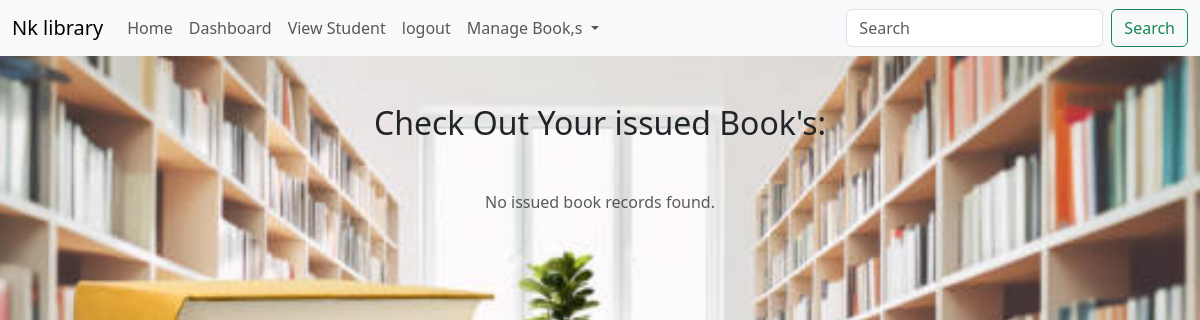
Before: /issued with the older database file.
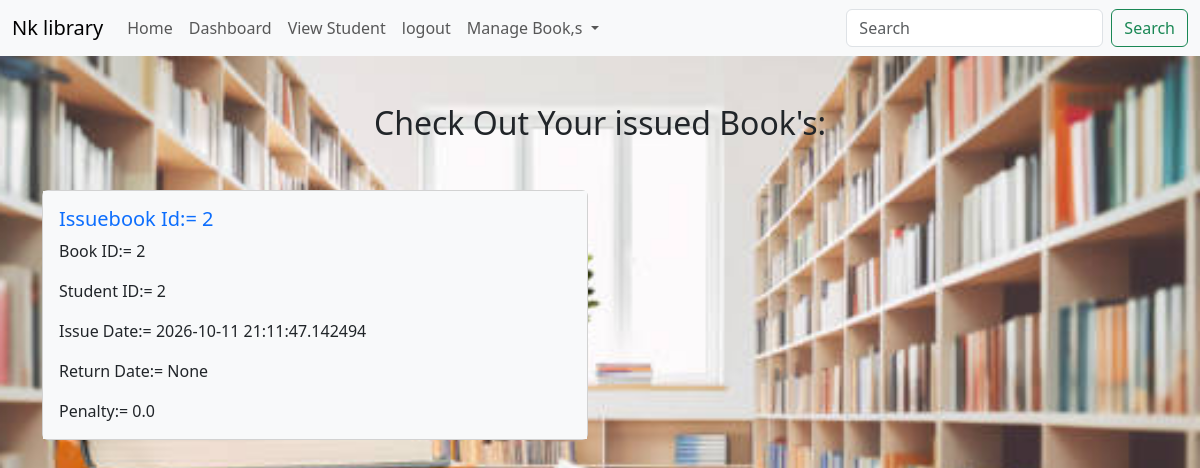
After: the same page with the newer database file.
### library.py (models this page shows, shortened)
class IssueBook(db.Model):
   __tablename__="IssueBooks"
   id=db.Column(db.Integer, primary_key=True)
   student_id=db.Column(db.Integer, ForeignKey('student.id'), nullable=False)
   book_id=db.Column(db.Integer, ForeignKey('book.id'), nullable=False)
   issue_date=db.Column(db.DateTime, default=datetime.utcnow, nullable=False)
   return_date=db.Column(db.DateTime, nullable=True)
   penalty=db.Column(db.Float, default=0.0)

### library.py (the view)
@library.route("/issued",methods=["GET","POST"])
def issued():
   q = request.args.get("q", "").strip()
   if q:
      issue_filter = or_(
         Book.Title.ilike(f"%{q}%"),
         Book.Author.ilike(f"%{q}%"),
         Student.name.ilike(f"%{q}%"),
         Student.email.ilike(f"%{q}%")
      )
      if q.isdigit():
         val = int(q)
         issue_filter = or_(issue_filter, IssueBook.id == val, IssueBook.book_id == val, IssueBook.student_id == val, Student.Roll_no == val)
      issuebooks = IssueBook.query.join(Book).join(Student).filter(issue_filter).all()
   else:
      issuebooks = IssueBook.query.all()
   return render_template('issued.html', issuebooks=issuebooks, q=q)

### library.py (called while the page is built)
@library.before_request
def handle_global_search():
   if request.method == "GET":
      q = request.args.get("q", "").strip()
      if q and request.endpoint not in ["view_book", "view_student", "issued", "Issue_book", "search", "static"]:
         return redirect(url_for("search", q=q))

### templates/issued.html
{% extends "base.html" %}
{% block content %}
<div class="container ">
    <h2 class="text-center my-5">
        Check Out Your issued Book's:
    </h2>
   <div class="row">
    {% for issuebook in issuebooks %}
  <div class="col-sm-6 mb-3 mb-sm-0">
    <div class="card">
      <div class="card-body bg-light">
        <h5 class="card-title text-primary">Issuebook Id:= {{issuebook.id}}</h5>
        <p class="card-text">Book ID:= {{issuebook.book_id}}</p>
        <p class="card-text">Student ID:= {{issuebook.student_id}}</p>
        <p class="card-text">Issue Date:= {{issuebook.issue_date}}</p>
        <p class="card-text">Return Date:= {{issuebook.return_date}}</p>
        <p class="card-text">Penalty:= {{issuebook.penalty}}</p>
      </div>
    </div>
  </div>
{% else %}
  <div class="col-12">
    <p class="text-center text-muted">No issued book records found.</p>
  </div>
{% endfor %}
{% endblock %}

### templates/base.html (shortened to what this page needs)
<!doctype html>
<html lang="en">
  <head>
    <link href="https://cdn.jsdelivr.net/npm/bootstrap@5.3.8/dist/css/bootstrap.min.css" rel="stylesheet">
  </head>
  <body style="background-image: url('static/image/library.jpg'); background-repeat: no-repeat; background-position: center; background-size: cover; background-attachment: fixed;">
    <nav class="navbar navbar-expand-lg bg-body-tertiary">
  <div class="container-fluid">
    <a class="navbar-brand" href="#">Nk library</a>
    <div class="collapse navbar-collapse" id="navbarSupportedContent">
      <ul class="navbar-nav me-auto mb-2 mb-lg-0">
        <li class="nav-item">
          <a class="nav-link" href="{{ url_for('home') }}">Home</a>
        </li>
        <li class="nav-item">
          <a class="nav-link" href="{{ url_for('index1') }}">Dashboard</a>
        </li>
        <li class="nav-item">
          <a class="nav-link" href="{{ url_for('view_student') }}">View Student</a>
        </li>
        <li class="nav-item">
          <a class="nav-link" href="{{ url_for('logout') }}">logout</a>
        </li>
       <li class="nav-item dropdown">
          <a class="nav-link dropdown-toggle" href="#" role="button" data-bs-toggle="dropdown" aria-expanded="false">
            Manage Book,s
          </a>
        </li>
      </ul>
      <form class="d-flex" role="search" method="GET" action="">
        <input class="form-control me-2" type="search" name="q" placeholder="Search" aria-label="Search" value="{{ request.args.get('q', '') }}"/>
        <button class="btn btn-outline-success" type="submit">Search</button>
      </form>
    </div>
  </div>
</nav>
{% block content %}
{% endblock %}
  </body>
</html>

Changed rows visible on the page:
added IssueBook: id "2", book_id "2", student_id "2", issue_date "2026-10-11 21:11:47.142494", return_date "None", penalty "0.0"
Other visible differences:
text no longer shown: "No issued book records found."
